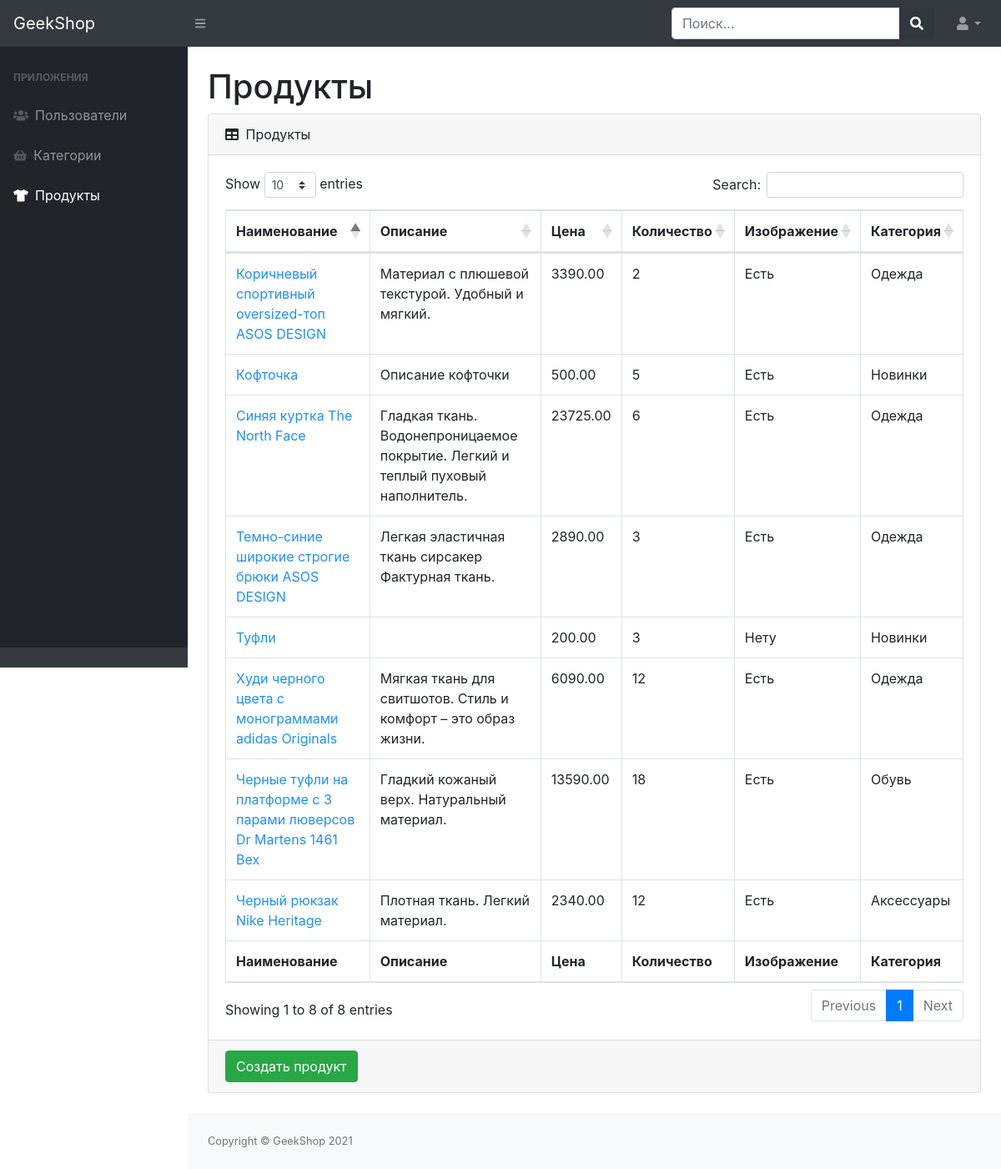
The page /admins/product_show/ (signed in) on the database as committed earlier.
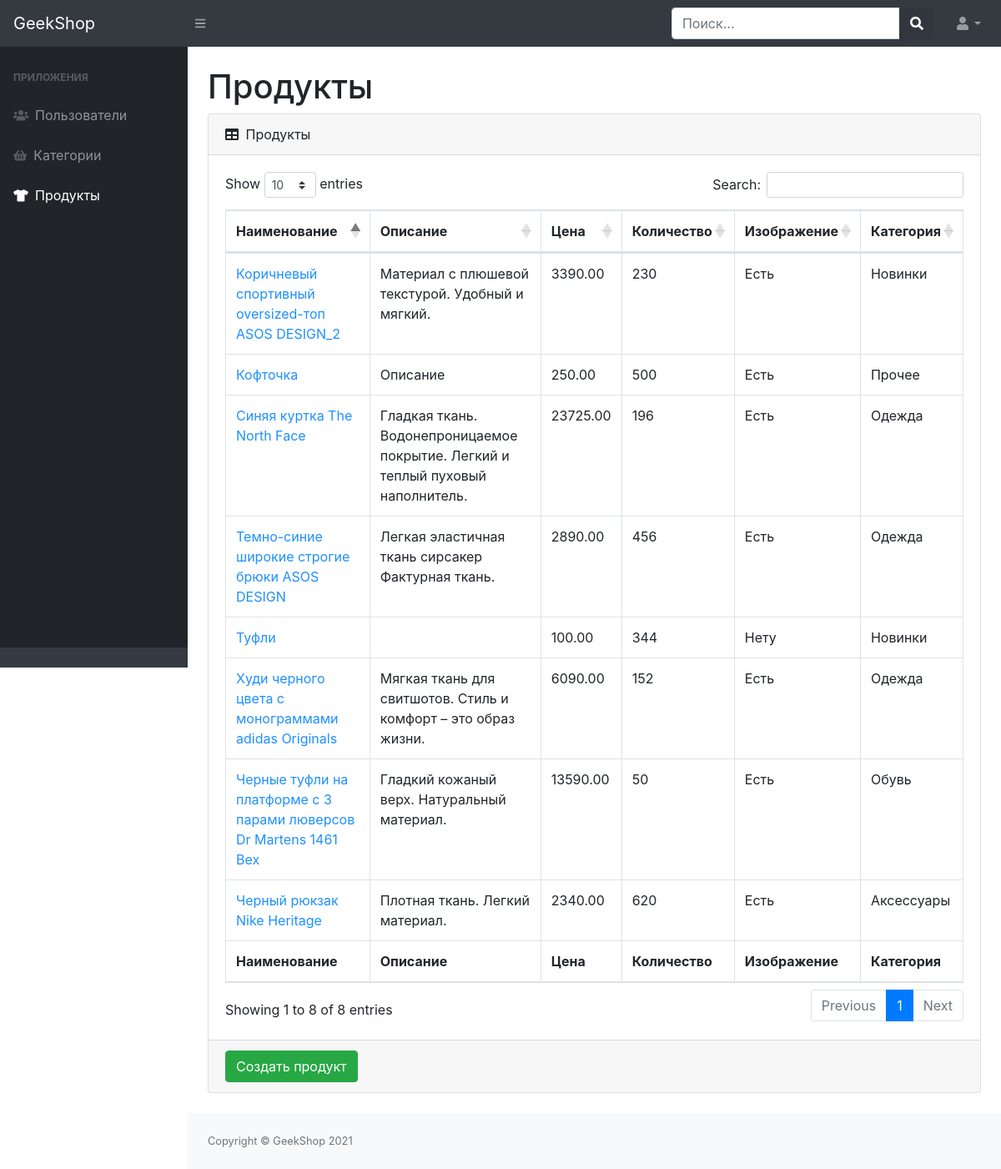
The same page on the database as committed later.
### products/models.py (models this page shows, shortened)
class Product(models.Model):
	name = models.CharField(max_length=65, unique=True)
	image = models.ImageField(upload_to="products_images", blank=True)
	description = models.TextField(blank=True)
	price = models.DecimalField(max_digits=8, decimal_places=2)
	quantity = models.PositiveIntegerField(default=0)
	category = models.ForeignKey(ProductCategory, on_delete=models.CASCADE)
	is_active = models.BooleanField(default=True, db_index=True)

class ProductCategory(models.Model):
	name = models.CharField(max_length=65, unique=True)
	description = models.TextField(blank=True)
	is_active = models.BooleanField(default=True, db_index=True)
	def __str__(self):
		return self.name

### admins/views.py (the view)
# urls.py: path("product_show/", ProductListView.as_view(), name="admin_product_show"),
class ProductListView(ListView):
	model = Product
	context_object_name = "products_data"
	template_name = "admins/admin-products-show.html"
	def get_context_data(self, *, object_list=None, **kwargs):
		context = super(ProductListView, self).get_context_data(**kwargs)
		context["title"] = "Продукты"
		return context
	@method_decorator(user_passes_test(lambda u: u.is_staff))
	def dispatch(self, request, *args, **kwargs):
		return super(ProductListView, self).dispatch(request, *args, **kwargs)

### products/context_processors.py (called while the page is built)
def basket(request):
	basket_list = []
	if request.user.is_authenticated:
		basket_list = Basket.objects.filter(user=request.user)
	return {"baskets": basket_list}

### admins/templates/admins/admin-products-show.html (shortened to what this page needs)
{% extends "admins/base.html" %}
{% load static %}
{% block content %}
<div id="layoutSidenav_content">
    <main>
        <div class="container-fluid">
            <h1 class="mt-4">Продукты</h1>
            <div class="card mb-4">
                <div class="card-header">
                    <i class="fas fa-table mr-1"></i>
                    Продукты
                </div>
                <div class="card-body">
                    <div class="table-responsive">
                        <table class="table table-bordered" id="dataTable" width="100%" cellspacing="0">
                            <thead>
                            <tr>
                                <th>Наименование</th>
                                <th>Описание</th>
                                <th>Цена</th>
                                <th>Количество</th>
                                <th>Изображение</th>
                                <th>Категория</th>
                            </tr>
                            </thead>
                            <tfoot>
                            <tr>
                                <th>Наименование</th>
                                <th>Описание</th>
                                <th>Цена</th>
                                <th>Количество</th>
                                <th>Изображение</th>
                                <th>Категория</th>
                            </tr>
                            </tfoot>
                            <tbody>
                            {% for product in products_data %}
                                <tr>
                                    <td><a href="{% url 'admins:admin_product_update' product.id %}" style="color: dodgerblue">{{ product.name }}</a></td>
                                    <td>{{ product.description }}</td>
                                    <td>{{ product.price }}</td>
                                    <td>{{ product.quantity }}</td>
                                    {% if product.image %}
                                        <td>Есть</td>
                                    {% else %}
                                        <td>Нету</td>
                                    {% endif %}
                                    <td>{{ product.category }}</td>
                                </tr>
                            {% endfor %}
                            </tbody>
                        </table>
                    </div>
                </div>
                <div class="card-footer">
                    <a href="{% url 'admins:admin_product_create' %}">
                        <button class="btn btn-success">Создать продукт</button>
                    </a>
                </div>
            </div>
        </div>
    </main>
    <footer class="py-4 bg-light mt-auto">
        <div class="container-fluid">
            <div class="d-flex align-items-center justify-content-between small">
                <div class="text-muted">Copyright &copy; GeekShop 2021</div>
            </div>
        </div>
    </footer>
</div>
{% endblock %}

### admins/templates/admins/base.html (shortened to what this page needs)
{% load static %}
<!DOCTYPE html>
<html lang="en">
<head>
    <link href="{% static '/css/auth-admin.css' %}" rel="stylesheet"/>
    <link href="https://cdn.datatables.net/1.10.20/css/dataTables.bootstrap4.min.css" rel="stylesheet"
/>
</head>
<body class="sb-nav-fixed">
<nav class="sb-topnav navbar navbar-expand navbar-dark bg-dark">
    <a class="navbar-brand" href="{% url 'admins:index' %}">GeekShop</a>
    <button class="btn btn-link btn-sm order-1 order-lg-0" id="sidebarToggle" href="#"><i class="fas fa-bars"></i>
    </button>
    <form class="d-none d-md-inline-block form-inline ml-auto mr-0 mr-md-3 my-2 my-md-0">
        <div class="input-group">
            <input class="form-control" type="text" placeholder="Поиск..." aria-label="Search"
                   aria-describedby="basic-addon2"/>
            <div class="input-group-append">
                <button class="btn btn-primary" type="button"><i class="fas fa-search"></i></button>
            </div>
        </div>
    </form>
    <ul class="navbar-nav ml-auto ml-md-0">
        <li class="nav-item dropdown">
            <a class="nav-link dropdown-toggle" id="userDropdown" href="#" role="button" data-toggle="dropdown"
               aria-haspopup="true" aria-expanded="false"><i class="fas fa-user fa-fw"></i></a>
        </li>
    </ul>
</nav>
<div id="layoutSidenav">
    <div id="layoutSidenav_nav">
        <nav class="sb-sidenav accordion sb-sidenav-dark" id="sidenavAccordion">
            <div class="sb-sidenav-menu">
                <div class="nav">
                    <div class="sb-sidenav-menu-heading">Приложения</div>
                    <a class="nav-link ajax_users" href="{% url 'admins:admin_users' %}">
                        <div class="sb-nav-link-icon">
                            <i class="fas fa-users"></i>
                        </div>
                        Пользователи
                    </a>
                    <a class="nav-link ajax_categories" href="{% url 'admins:admin_category_show' %}">
                        <div class="sb-nav-link-icon">
                            <i class="fas fa-shopping-basket"></i>
                        </div>
                        Категории
                    </a>
                    <a class="nav-link ajax_products" href="{% url 'admins:admin_product_show' %}">
                        <div class="sb-nav-link-icon">
                            <i class="fas fa-tshirt"></i>
                        </div>
                        Продукты
                    </a>
                </div>
            </div>
            <div class="sb-sidenav-footer"></div>
        </nav>
    </div>
    {% block content %}
    {% endblock %}
</div>
</body>
</html>

Rows that differ between the two databases and show on the page:
changed Product "Худи черного цвета с монограммами adidas Originals": quantity "12" → "152"
changed Product "Синяя куртка The North Face": quantity "6" → "196"
changed Product "Материал с плюшевой текстурой. Удобный и мягкий.": name "Коричневый спортивный oversized-топ ASOS DESIGN" → "Коричневый спортивный oversized-топ ASOS DESIGN_2"; quantity "2" → "230"; category "Одежда" → "Новинки"
changed Product "Черный рюкзак Nike Heritage": quantity "12" → "620"
changed Product "Черные туфли на платформе с 3 парами люверсов Dr Martens 1461 Bex": quantity "18" → "50"
changed Product "Темно-синие широкие строгие брюки ASOS DESIGN": quantity "3" → "456"
changed Product "Кофточка": description "Описание кофточки" → "Описание"; price "500.00" → "250.00"; quantity "5" → "500"; category "Новинки" → "Прочее"
changed Product "Туфли": price "200.00" → "100.00"; quantity "3" → "344"
